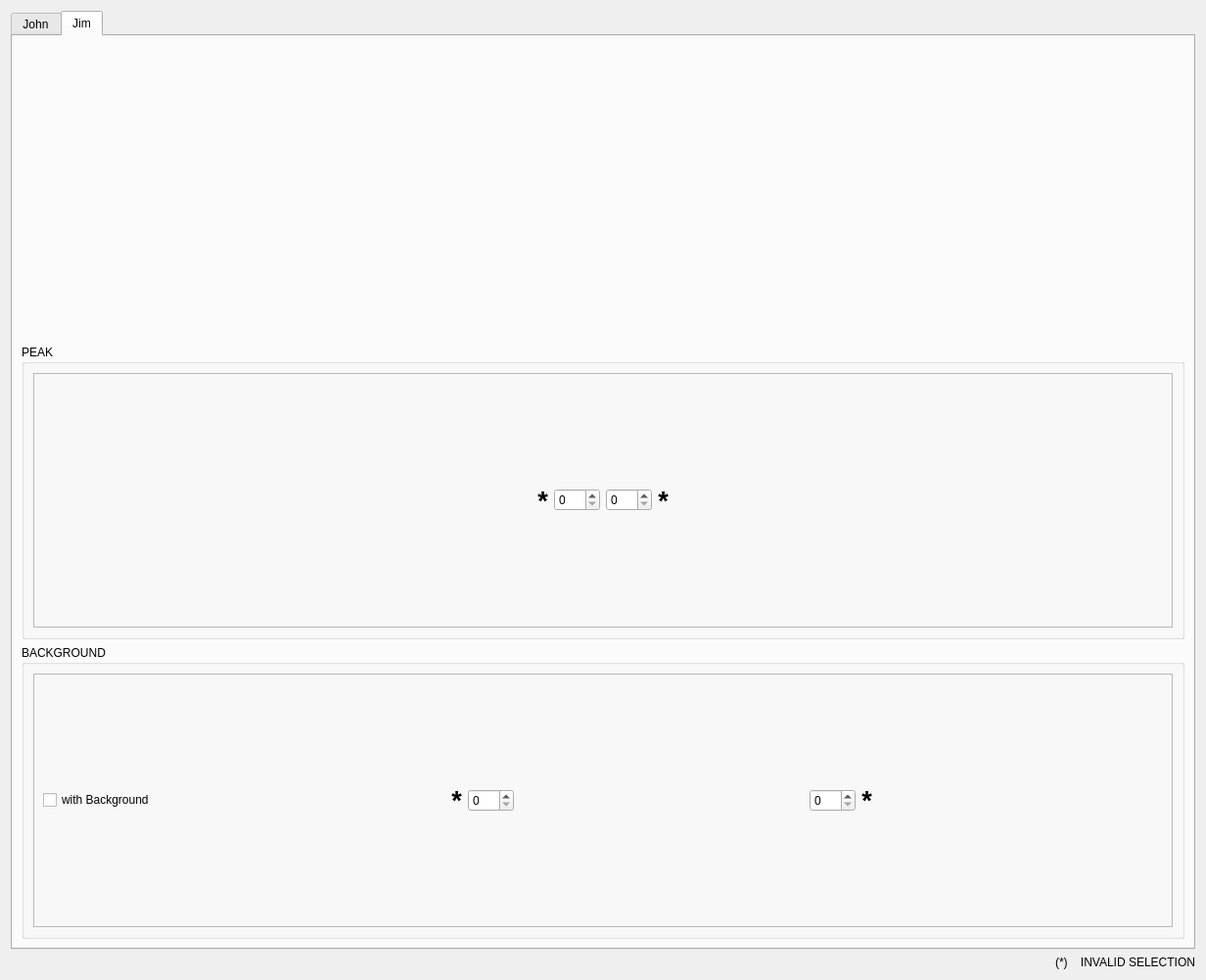
<?xml version="1.0" encoding="UTF-8"?>
<ui version="4.0">
 <class>Dialog</class>
 <widget class="QDialog" name="Dialog">
  <property name="geometry">
   <rect>
    <x>0</x>
    <y>0</y>
    <width>1232</width>
    <height>1001</height>
   </rect>
  </property>
  <property name="windowTitle">
   <string>Selection Tool</string>
  </property>
  <layout class="QVBoxLayout" name="verticalLayout_3">
   <item>
    <widget class="QTabWidget" name="tabWidget">
     <property name="currentIndex">
      <number>1</number>
     </property>
     <widget class="QWidget" name="tab">
      <attribute name="title">
       <string>John</string>
      </attribute>
      <layout class="QHBoxLayout" name="horizontalLayout">
       <item>
        <widget class="MPLWidgetXLog" name="plot_pixel_vs_counts" native="true"/>
       </item>
       <item>
        <widget class="QGroupBox" name="groupBox_4">
         <property name="sizePolicy">
          <sizepolicy hsizetype="Fixed" vsizetype="Preferred">
           <horstretch>0</horstretch>
           <verstretch>0</verstretch>
          </sizepolicy>
         </property>
         <property name="title">
          <string>PEAK</string>
         </property>
         <layout class="QVBoxLayout" name="verticalLayout_11">
          <item>
           <widget class="QFrame" name="frame">
            <property name="frameShape">
             <enum>QFrame::StyledPanel</enum>
            </property>
            <property name="frameShadow">
             <enum>QFrame::Raised</enum>
            </property>
            <layout class="QVBoxLayout" name="verticalLayout_12">
             <item>
              <layout class="QHBoxLayout" name="horizontalLayout_15">
               <item>
                <layout class="QVBoxLayout" name="verticalLayout_13">
                 <item>
                  <spacer name="verticalSpacer_2">
                   <property name="orientation">
                    <enum>Qt::Vertical</enum>
                   </property>
                   <property name="sizeHint" stdset="0">
                    <size>
                     <width>20</width>
                     <height>40</height>
                    </size>
                   </property>
                  </spacer>
                 </item>
                 <item>
                  <widget class="QLabel" name="john_peak2_label">
                   <property name="font">
                    <font>
                     <pointsize>20</pointsize>
                     <weight>75</weight>
                     <bold>true</bold>
                    </font>
                   </property>
                   <property name="accessibleDescription">
                    <string/>
                   </property>
                   <property name="text">
                    <string>*</string>
                   </property>
                   <property name="alignment">
                    <set>Qt::AlignBottom|Qt::AlignHCenter</set>
                   </property>
                  </widget>
                 </item>
                 <item>
                  <widget class="QSpinBox" name="john_peak2">
                   <property name="maximum">
                    <number>303</number>
                   </property>
                  </widget>
                 </item>
                </layout>
               </item>
              </layout>
             </item>
             <item>
              <layout class="QHBoxLayout" name="horizontalLayout_16">
               <item>
                <layout class="QVBoxLayout" name="verticalLayout_14">
                 <item>
                  <widget class="QSpinBox" name="john_peak1">
                   <property name="maximum">
                    <number>303</number>
                   </property>
                  </widget>
                 </item>
                 <item>
                  <widget class="QLabel" name="john_peak1_label">
                   <property name="font">
                    <font>
                     <pointsize>20</pointsize>
                     <weight>75</weight>
                     <bold>true</bold>
                    </font>
                   </property>
                   <property name="accessibleDescription">
                    <string/>
                   </property>
                   <property name="text">
                    <string>*</string>
                   </property>
                   <property name="alignment">
                    <set>Qt::AlignBottom|Qt::AlignHCenter</set>
                   </property>
                  </widget>
                 </item>
                 <item>
                  <spacer name="verticalSpacer_7">
                   <property name="orientation">
                    <enum>Qt::Vertical</enum>
                   </property>
                   <property name="sizeHint" stdset="0">
                    <size>
                     <width>20</width>
                     <height>40</height>
                    </size>
                   </property>
                  </spacer>
                 </item>
                </layout>
               </item>
              </layout>
             </item>
            </layout>
           </widget>
          </item>
         </layout>
        </widget>
       </item>
       <item>
        <widget class="QGroupBox" name="groupBox_3">
         <property name="sizePolicy">
          <sizepolicy hsizetype="Fixed" vsizetype="Preferred">
           <horstretch>0</horstretch>
           <verstretch>0</verstretch>
          </sizepolicy>
         </property>
         <property name="title">
          <string>BACKGROUND</string>
         </property>
         <layout class="QVBoxLayout" name="verticalLayout_8">
          <item>
           <widget class="QFrame" name="frame_2">
            <property name="frameShape">
             <enum>QFrame::StyledPanel</enum>
            </property>
            <property name="frameShadow">
             <enum>QFrame::Raised</enum>
            </property>
            <layout class="QVBoxLayout" name="verticalLayout_7">
             <item>
              <layout class="QHBoxLayout" name="horizontalLayout_13">
               <item>
                <layout class="QVBoxLayout" name="verticalLayout_9">
                 <item>
                  <widget class="QCheckBox" name="john_back_flag">
                   <property name="text">
                    <string>with Back.</string>
                   </property>
                  </widget>
                 </item>
                 <item>
                  <spacer name="verticalSpacer_3">
                   <property name="orientation">
                    <enum>Qt::Vertical</enum>
                   </property>
                   <property name="sizeHint" stdset="0">
                    <size>
                     <width>20</width>
                     <height>40</height>
                    </size>
                   </property>
                  </spacer>
                 </item>
                 <item>
                  <widget class="QLabel" name="john_back2_label">
                   <property name="font">
                    <font>
                     <pointsize>20</pointsize>
                     <weight>75</weight>
                     <bold>true</bold>
                    </font>
                   </property>
                   <property name="accessibleDescription">
                    <string/>
                   </property>
                   <property name="text">
                    <string>*</string>
                   </property>
                   <property name="alignment">
                    <set>Qt::AlignBottom|Qt::AlignHCenter</set>
                   </property>
                  </widget>
                 </item>
                 <item>
                  <widget class="QSpinBox" name="john_back2">
                   <property name="maximum">
                    <number>303</number>
                   </property>
                  </widget>
                 </item>
                 <item>
                  <spacer name="verticalSpacer_4">
                   <property name="orientation">
                    <enum>Qt::Vertical</enum>
                   </property>
                   <property name="sizeHint" stdset="0">
                    <size>
                     <width>20</width>
                     <height>40</height>
                    </size>
                   </property>
                  </spacer>
                 </item>
                </layout>
               </item>
              </layout>
             </item>
             <item>
              <layout class="QHBoxLayout" name="horizontalLayout_14">
               <item>
                <layout class="QVBoxLayout" name="verticalLayout_10">
                 <item>
                  <spacer name="verticalSpacer_5">
                   <property name="orientation">
                    <enum>Qt::Vertical</enum>
                   </property>
                   <property name="sizeHint" stdset="0">
                    <size>
                     <width>20</width>
                     <height>40</height>
                    </size>
                   </property>
                  </spacer>
                 </item>
                 <item>
                  <widget class="QSpinBox" name="john_back1">
                   <property name="maximum">
                    <number>303</number>
                   </property>
                  </widget>
                 </item>
                 <item>
                  <widget class="QLabel" name="john_back1_label">
                   <property name="font">
                    <font>
                     <pointsize>20</pointsize>
                     <weight>75</weight>
                     <bold>true</bold>
                    </font>
                   </property>
                   <property name="accessibleDescription">
                    <string/>
                   </property>
                   <property name="text">
                    <string>*</string>
                   </property>
                   <property name="alignment">
                    <set>Qt::AlignBottom|Qt::AlignHCenter</set>
                   </property>
                  </widget>
                 </item>
                 <item>
                  <spacer name="verticalSpacer_6">
                   <property name="orientation">
                    <enum>Qt::Vertical</enum>
                   </property>
                   <property name="sizeHint" stdset="0">
                    <size>
                     <width>20</width>
                     <height>40</height>
                    </size>
                   </property>
                  </spacer>
                 </item>
                </layout>
               </item>
              </layout>
             </item>
            </layout>
           </widget>
          </item>
         </layout>
        </widget>
       </item>
      </layout>
     </widget>
     <widget class="QWidget" name="tab_2">
      <attribute name="title">
       <string>Jim</string>
      </attribute>
      <layout class="QVBoxLayout" name="verticalLayout">
       <item>
        <widget class="MPLWidget" name="plot_counts_vs_pixel" native="true"/>
       </item>
       <item>
        <widget class="QGroupBox" name="groupBox">
         <property name="title">
          <string>PEAK</string>
         </property>
         <layout class="QHBoxLayout" name="horizontalLayout_3">
          <item>
           <widget class="QFrame" name="frame_3">
            <property name="frameShape">
             <enum>QFrame::StyledPanel</enum>
            </property>
            <property name="frameShadow">
             <enum>QFrame::Raised</enum>
            </property>
            <layout class="QHBoxLayout" name="horizontalLayout_9">
             <item>
              <layout class="QVBoxLayout" name="verticalLayout_2">
               <item>
                <layout class="QHBoxLayout" name="horizontalLayout_4">
                 <item>
                  <spacer name="horizontalSpacer_2">
                   <property name="orientation">
                    <enum>Qt::Horizontal</enum>
                   </property>
                   <property name="sizeHint" stdset="0">
                    <size>
                     <width>40</width>
                     <height>20</height>
                    </size>
                   </property>
                  </spacer>
                 </item>
                 <item>
                  <widget class="QLabel" name="jim_peak1_label">
                   <property name="font">
                    <font>
                     <pointsize>20</pointsize>
                     <weight>75</weight>
                     <bold>true</bold>
                    </font>
                   </property>
                   <property name="accessibleDescription">
                    <string/>
                   </property>
                   <property name="inputMethodHints">
                    <set>Qt::ImhNone</set>
                   </property>
                   <property name="text">
                    <string>*</string>
                   </property>
                   <property name="alignment">
                    <set>Qt::AlignCenter</set>
                   </property>
                  </widget>
                 </item>
                 <item>
                  <widget class="QSpinBox" name="jim_peak1">
                   <property name="maximum">
                    <number>303</number>
                   </property>
                  </widget>
                 </item>
                 <item>
                  <widget class="QSpinBox" name="jim_peak2">
                   <property name="maximum">
                    <number>303</number>
                   </property>
                  </widget>
                 </item>
                 <item>
                  <widget class="QLabel" name="jim_peak2_label">
                   <property name="font">
                    <font>
                     <pointsize>20</pointsize>
                     <weight>75</weight>
                     <bold>true</bold>
                    </font>
                   </property>
                   <property name="accessibleDescription">
                    <string/>
                   </property>
                   <property name="text">
                    <string>*</string>
                   </property>
                   <property name="alignment">
                    <set>Qt::AlignCenter</set>
                   </property>
                  </widget>
                 </item>
                 <item>
                  <spacer name="horizontalSpacer">
                   <property name="orientation">
                    <enum>Qt::Horizontal</enum>
                   </property>
                   <property name="sizeHint" stdset="0">
                    <size>
                     <width>40</width>
                     <height>20</height>
                    </size>
                   </property>
                  </spacer>
                 </item>
                </layout>
               </item>
              </layout>
             </item>
            </layout>
           </widget>
          </item>
         </layout>
        </widget>
       </item>
       <item>
        <widget class="QGroupBox" name="groupBox_2">
         <property name="title">
          <string>BACKGROUND</string>
         </property>
         <layout class="QHBoxLayout" name="horizontalLayout_6">
          <item>
           <widget class="QFrame" name="frame_4">
            <property name="frameShape">
             <enum>QFrame::StyledPanel</enum>
            </property>
            <property name="frameShadow">
             <enum>QFrame::Raised</enum>
            </property>
            <layout class="QHBoxLayout" name="horizontalLayout_5">
             <item>
              <widget class="QCheckBox" name="jim_back_flag">
               <property name="text">
                <string>with Background</string>
               </property>
              </widget>
             </item>
             <item>
              <spacer name="horizontalSpacer_3">
               <property name="orientation">
                <enum>Qt::Horizontal</enum>
               </property>
               <property name="sizeHint" stdset="0">
                <size>
                 <width>200</width>
                 <height>20</height>
                </size>
               </property>
              </spacer>
             </item>
             <item>
              <widget class="QLabel" name="jim_back1_label">
               <property name="font">
                <font>
                 <pointsize>20</pointsize>
                 <weight>75</weight>
                 <bold>true</bold>
                </font>
               </property>
               <property name="accessibleDescription">
                <string/>
               </property>
               <property name="text">
                <string>*</string>
               </property>
               <property name="alignment">
                <set>Qt::AlignCenter</set>
               </property>
              </widget>
             </item>
             <item>
              <widget class="QSpinBox" name="jim_back1">
               <property name="maximum">
                <number>303</number>
               </property>
              </widget>
             </item>
             <item>
              <spacer name="horizontalSpacer_4">
               <property name="orientation">
                <enum>Qt::Horizontal</enum>
               </property>
               <property name="sizeHint" stdset="0">
                <size>
                 <width>40</width>
                 <height>20</height>
                </size>
               </property>
              </spacer>
             </item>
             <item>
              <widget class="QSpinBox" name="jim_back2">
               <property name="maximum">
                <number>303</number>
               </property>
              </widget>
             </item>
             <item>
              <widget class="QLabel" name="jim_back2_label">
               <property name="font">
                <font>
                 <pointsize>20</pointsize>
                 <weight>75</weight>
                 <bold>true</bold>
                </font>
               </property>
               <property name="accessibleDescription">
                <string/>
               </property>
               <property name="text">
                <string>*</string>
               </property>
               <property name="alignment">
                <set>Qt::AlignCenter</set>
               </property>
              </widget>
             </item>
             <item>
              <spacer name="horizontalSpacer_5">
               <property name="orientation">
                <enum>Qt::Horizontal</enum>
               </property>
               <property name="sizeHint" stdset="0">
                <size>
                 <width>40</width>
                 <height>20</height>
                </size>
               </property>
              </spacer>
             </item>
            </layout>
           </widget>
          </item>
         </layout>
        </widget>
       </item>
      </layout>
     </widget>
    </widget>
   </item>
   <item>
    <widget class="QLabel" name="invalid_selection_label">
     <property name="text">
      <string>(*)    INVALID SELECTION</string>
     </property>
     <property name="alignment">
      <set>Qt::AlignRight|Qt::AlignTrailing|Qt::AlignVCenter</set>
     </property>
    </widget>
   </item>
  </layout>
 </widget>
 <customwidgets>
  <customwidget>
   <class>MPLWidgetXLog</class>
   <extends>QWidget</extends>
   <header location="global">.mplwidgetxlog.h</header>
   <container>1</container>
  </customwidget>
  <customwidget>
   <class>MPLWidget</class>
   <extends>QWidget</extends>
   <header location="global">.mplwidget.h</header>
   <container>1</container>
  </customwidget>
 </customwidgets>
 <resources>
  <include location="../icons/icons.qrc"/>
 </resources>
 <connections>
  <connection>
   <sender>jim_peak1</sender>
   <signal>editingFinished()</signal>
   <receiver>Dialog</receiver>
   <slot>jim_peak1_spinbox_signal()</slot>
   <hints>
    <hint type="sourcelabel">
     <x>587</x>
     <y>509</y>
    </hint>
    <hint type="destinationlabel">
     <x>615</x>
     <y>500</y>
    </hint>
   </hints>
  </connection>
  <connection>
   <sender>john_peak1</sender>
   <signal>editingFinished()</signal>
   <receiver>Dialog</receiver>
   <slot>john_peak1_spinbox_signal()</slot>
   <hints>
    <hint type="sourcelabel">
     <x>1027</x>
     <y>540</y>
    </hint>
    <hint type="destinationlabel">
     <x>615</x>
     <y>500</y>
    </hint>
   </hints>
  </connection>
  <connection>
   <sender>jim_peak2</sender>
   <signal>editingFinished()</signal>
   <receiver>Dialog</receiver>
   <slot>jim_peak2_spinbox_signal()</slot>
   <hints>
    <hint type="sourcelabel">
     <x>652</x>
     <y>509</y>
    </hint>
    <hint type="destinationlabel">
     <x>615</x>
     <y>500</y>
    </hint>
   </hints>
  </connection>
  <connection>
   <sender>john_peak2</sender>
   <signal>editingFinished()</signal>
   <receiver>Dialog</receiver>
   <slot>john_peak2_spinbox_signal()</slot>
   <hints>
    <hint type="sourcelabel">
     <x>1027</x>
     <y>503</y>
    </hint>
    <hint type="destinationlabel">
     <x>615</x>
     <y>500</y>
    </hint>
   </hints>
  </connection>
  <connection>
   <sender>jim_back1</sender>
   <signal>editingFinished()</signal>
   <receiver>Dialog</receiver>
   <slot>jim_back1_spinbox_signal()</slot>
   <hints>
    <hint type="sourcelabel">
     <x>327</x>
     <y>821</y>
    </hint>
    <hint type="destinationlabel">
     <x>615</x>
     <y>500</y>
    </hint>
   </hints>
  </connection>
  <connection>
   <sender>john_back1</sender>
   <signal>editingFinished()</signal>
   <receiver>Dialog</receiver>
   <slot>john_back1_spinbox_signal()</slot>
   <hints>
    <hint type="sourcelabel">
     <x>1163</x>
     <y>742</y>
    </hint>
    <hint type="destinationlabel">
     <x>615</x>
     <y>500</y>
    </hint>
   </hints>
  </connection>
  <connection>
   <sender>jim_back2</sender>
   <signal>editingFinished()</signal>
   <receiver>Dialog</receiver>
   <slot>jim_back2_spinbox_signal()</slot>
   <hints>
    <hint type="sourcelabel">
     <x>913</x>
     <y>821</y>
    </hint>
    <hint type="destinationlabel">
     <x>615</x>
     <y>500</y>
    </hint>
   </hints>
  </connection>
  <connection>
   <sender>john_back2</sender>
   <signal>editingFinished()</signal>
   <receiver>Dialog</receiver>
   <slot>john_back2_spinbox_signal()</slot>
   <hints>
    <hint type="sourcelabel">
     <x>1163</x>
     <y>301</y>
    </hint>
    <hint type="destinationlabel">
     <x>615</x>
     <y>500</y>
    </hint>
   </hints>
  </connection>
  <connection>
   <sender>jim_back_flag</sender>
   <signal>clicked(bool)</signal>
   <receiver>Dialog</receiver>
   <slot>jim_back_flag_clicked()</slot>
   <hints>
    <hint type="sourcelabel">
     <x>115</x>
     <y>814</y>
    </hint>
    <hint type="destinationlabel">
     <x>615</x>
     <y>500</y>
    </hint>
   </hints>
  </connection>
  <connection>
   <sender>john_back_flag</sender>
   <signal>clicked(bool)</signal>
   <receiver>Dialog</receiver>
   <slot>john_back_flag_clicked()</slot>
   <hints>
    <hint type="sourcelabel">
     <x>1142</x>
     <y>96</y>
    </hint>
    <hint type="destinationlabel">
     <x>615</x>
     <y>500</y>
    </hint>
   </hints>
  </connection>
 </connections>
 <slots>
  <slot>update_peak1_spinbox()</slot>
  <slot>update_peak2_spinbox()</slot>
  <slot>update_back1_spinbox()</slot>
  <slot>update_back2_spinbox()</slot>
  <slot>jim_peak1_slider_signal()</slot>
  <slot>jim_peak1_spinbox_signal()</slot>
  <slot>jim_peak2_slider_signal()</slot>
  <slot>jim_peak2_spinbox_signal()</slot>
  <slot>john_peak1_slider_signal()</slot>
  <slot>john_peak1_spinbox_signal()</slot>
  <slot>john_peak2_slider_signal()</slot>
  <slot>john_peak2_spinbox_signal()</slot>
  <slot>jim_back1_slider_signal()</slot>
  <slot>jim_back1_spinbox_signal()</slot>
  <slot>jim_back2_slider_signal()</slot>
  <slot>jim_back2_spinbox_signal()</slot>
  <slot>john_back1_slider_signal()</slot>
  <slot>john_back1_spinbox_signal()</slot>
  <slot>john_back2_slider_signal()</slot>
  <slot>john_back2_spinbox_signal()</slot>
  <slot>jim_back_flag_clicked()</slot>
  <slot>john_back_flag_clicked()</slot>
 </slots>
</ui>
